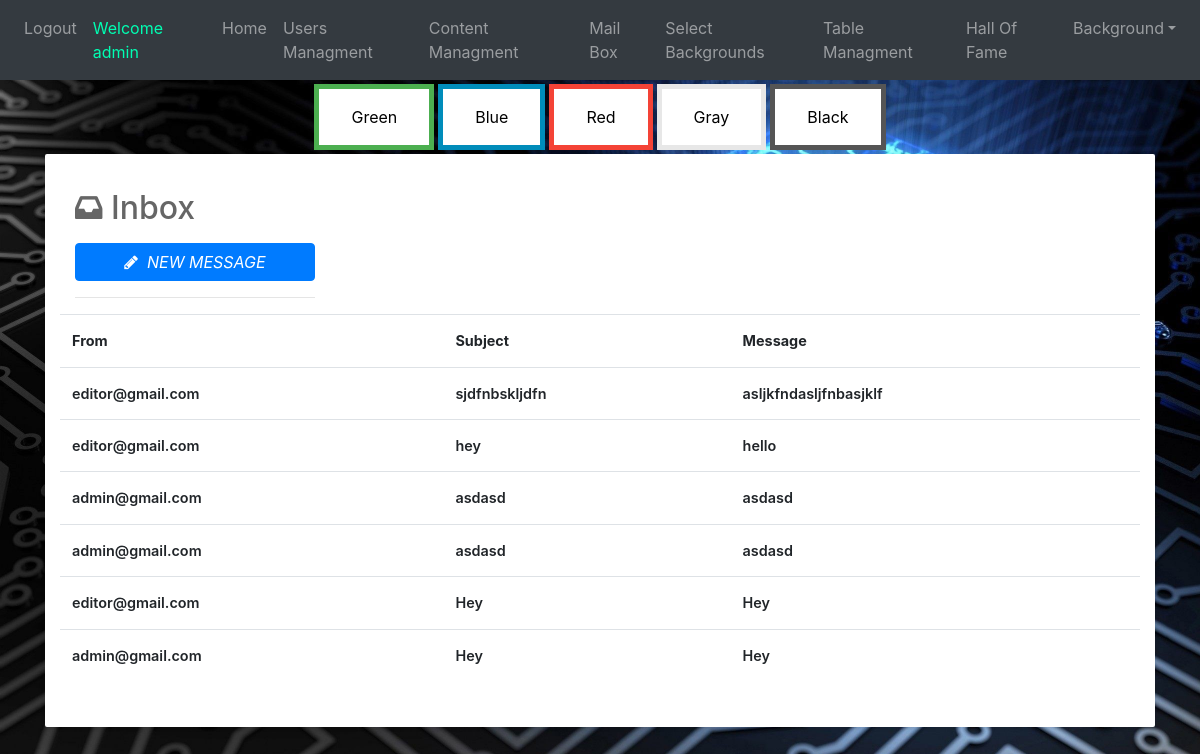
Screenshot of /mailBox (signed in) with the database file from the repository.
### website/models.py (models this page shows)
class User(db.Model, UserMixin):
    id = db.Column(db.Integer, primary_key=True)
    email = db.Column(db.String(150), unique=True)
    password = db.Column(db.String(150))
    first_name = db.Column(db.String(150))
    auth = db.Column(db.String(50))
    background = db.Column(db.String(100))
    scores = db.relationship('Score')

class MailBox(db.Model):
    id = db.Column(db.Integer, primary_key=True)
    From = db.Column(db.String(150))
    to = db.Column(db.String(150))
    message = db.Column(db.String(1000))
    subject = db.Column(db.String(150))

### website/views.py (the view, shortened to what this page needs)
@views.route('/mailBox',methods=['GET', 'POST'])
@login_required
def mailBox():
    back=Background.query.all()
    mail = MailBox.query.filter_by(to = str(current_user.email))
    return render_template("mailBox.html", user=current_user, mails=mail,background=back)

### website/__init__.py (called while the page is built)
def create_app():
    app = Flask(__name__)
    app.config['SECRET_KEY'] = 'hjshjhdjah kjshkjdhjs'
    app.config['SQLALCHEMY_DATABASE_URI'] = f'sqlite:///{DB_NAME}'
    db.init_app(app)
    from .views import views
    from .auth import auth
    app.register_blueprint(auth, url_prefix='/')
    app.register_blueprint(views, url_prefix='/')
    from .models import User
    create_database(app)
    login_manager = LoginManager()
    login_manager.login_view = 'auth.login'
    login_manager.init_app(app)
    @login_manager.user_loader
    def load_user(id):
        return User.query.get(int(id))
    return app

### website/templates/mailBox.html (shortened to what this page needs)
{% extends "base.html" %} {% block title %} mailBox {% endblock %} {% block content
%}
<!DOCTYPE html>
<html lang="en">
<head>
    <link href="https://maxcdn.bootstrapcdn.com/font-awesome/4.3.0/css/font-awesome.min.css" rel="stylesheet">
    <link rel="stylesheet" href="https://stackpath.bootstrapcdn.com/bootstrap/4.5.0/css/bootstrap.min.css">
    <link rel="stylesheet" href="https://maxcdn.bootstrapcdn.com/font-awesome/4.7.0/css/font-awesome.min.css">
</head>
<body>
    <div class="container">
        <div class="row">
            <div class="col-md-12">
                <div class="grid email">
                    <div class="grid-body">
                        <div class="row">
                            <div class="col-md-3">
                                <h2 class="grid-title"><i class="fa fa-inbox"></i> Inbox</h2>
                                <a class="btn btn-block btn-primary" data-toggle="modal" data-target="#compose-modal"><i
                                        class="fa fa-pencil" style="color:white;"></i>&nbsp;&nbsp;<i
                                        style="color: white;">NEW MESSAGE</i></a>
                                <hr>
                            </div>
                            <div class="table-responsive">
                                <table class="table">
                                    <tbody>
                                        <tr>
                                            <th>
                                                From
                                            </th>
                                            <th>
                                                Subject
                                            </th>
                                            <th>
                                                Message
                                            </th>
                                        </tr>
                                        {%for mail in mails%}
                                        <tr>
                                            <td class="name">
                                                {{mail.From}}
                                            </td>
                                            <td class="subject">
                                                {{mail.subject}}
                                            </td>
                                            <td class="message">
                                                {{mail.message}}
                                            </td>
                                        </tr>
                                        {%endfor%}
                                    </tbody>
                                </table>
                            </div>
                        </div>
                    </div>
                </div>
            </div>
        </div>
    </div>
    </div>
</body>
</html>
{% endblock %}

### website/templates/base.html (shortened to what this page needs)
<!DOCTYPE html>
<html>
  <head>
    <link
      rel="stylesheet"
      href="https://stackpath.bootstrapcdn.com/bootstrap/4.4.1/css/bootstrap.min.css"
    />
    <link
      rel="stylesheet"
      href="https://stackpath.bootstrapcdn.com/font-awesome/4.7.0/css/font-awesome.min.css"
    />
  </head>
  <body>
    <nav class="navbar navbar-expand-lg navbar-dark bg-dark">
      <div class="collapse navbar-collapse" id="navbar">
        <div class="navbar-nav">
          {% if user.is_authenticated %}
          <a class="nav-item nav-link" onmouseover="logOutSound()" id="logout" href="/logout">Logout</a>
          <a class="nav-item nav-link" style="color: rgb(0, 255, 179);">Welcome {{user.first_name}}</a>
            {% if user.auth=="admin" %}
            <a class="nav-item nav-link" id="managment" href="/adminPage">Home</a>
            <a class="nav-item nav-link" id="managment" href="/userManagment">Users Managment</a>
            <a class="nav-item nav-link" id="managment" href="/contentManagement">Content Managment</a>
            <a class="nav-item nav-link" id="managment" href="/mailBox">Mail Box</a>
            <a class="nav-item nav-link" id="managment" href="/selectBackgrounds">Select Backgrounds</a>
            <a class="nav-item nav-link" id="managment" href="/tableManagment">Table Managment</a>
            <a class="nav-item nav-link" id="managment" href="/hallOfFame">Hall Of Fame</a>
            {% endif %}
          <div class="nav-item dropdown">
            <a class="nav-link dropdown-toggle btnnavbar" href="#" id="navbarDropdownMenuLink" role="button" data-toggle="dropdown" aria-haspopup="true" aria-expanded="false" >Background</a>
          </div>
          {% else %}
          <a class="nav-item nav-link" id="login" href="/">Login</a>
          {% endif %}
        </div>
      </div>
    </nav>
    <div class="d-flex justify-content-center">
      <button class="button button1" onclick="BackGreen()">Green</button>
      <button class="button button2" onclick="BackBlue()">Blue</button>
      <button class="button button3" onclick="BackRed()">Red</button>
      <button class="button button4" onclick="BackGray()">Gray</button>
      <button class="button button5" onclick="BackBlack()">Black</button>
    </div>
    <div class="container-fluid">{% block content %} {% endblock %}</div>
  </body>
</html>

### website/templates/mailBox.html (style rules this page uses)
body { background-size: cover; }
.email { padding: 20px 10px 15px 10px; font-size: 1em; }
.email h2 { margin-top: 0; padding-bottom: 8px; }
.email table { font-weight: 600; }
.grid { position: relative; width: 100%; background: #fff; color: #666666; border-radius: 2px; margin-bottom: 25px; box-shadow: 0px 1px 4px rgba(0, 0, 0, 0.1); }
.grid .grid-body { padding: 15px 20px 15px 20px; font-size: 0.9em; line-height: 1.9em; }

### rows the page displays
User: first_name "admin"
MailBox: From "editor@gmail.com", subject "sjdfnbskljdfn", message "asljkfndasljfnbasjklf"
MailBox: From "editor@gmail.com", subject "hey", message "hello"
MailBox: From "admin@gmail.com", subject "asdasd", message "asdasd"
MailBox: From "admin@gmail.com", subject "asdasd", message "asdasd"
MailBox: From "editor@gmail.com", subject "Hey", message "Hey"
MailBox: From "admin@gmail.com", subject "Hey", message "Hey"
